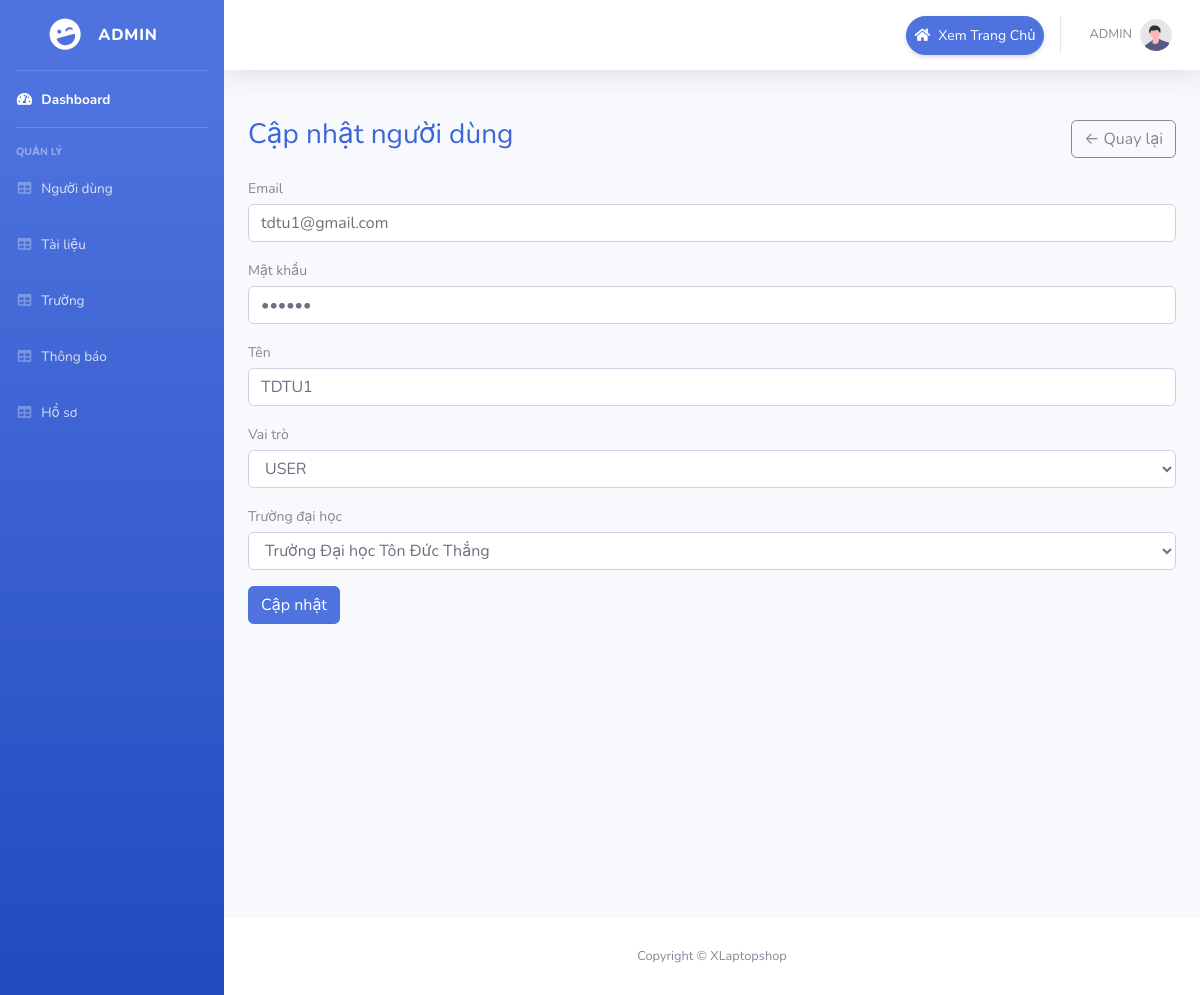
/admin/index.php?pg=updateuser&id=2 (signed in), run on the app's committed database.
### tables this page shows
CREATE TABLE `users` (
  `id` int NOT NULL,
  `email` varchar(255) NOT NULL,
  `password` varchar(255) NOT NULL,
  `name` varchar(255) NOT NULL,
  `role` varchar(255) NOT NULL,
  `university_id` int NOT NULL
);

CREATE TABLE `universities` (
  `id` int NOT NULL,
  `name` varchar(255) NOT NULL
);

### dao/pdo.php (called while the page is built, shortened)
<?php
function pdo_get_connection()
{
    $dburl = "mysql:host=localhost;dbname=university_portal;charset=utf8";
    $username = 'root';
    $password = '123456';
    $conn = new PDO($dburl, $username, $password);
    $conn->setAttribute(PDO::ATTR_ERRMODE, PDO::ERRMODE_EXCEPTION);
    return $conn;
}
function pdo_query($sql)
{
    $sql_args = array_slice(func_get_args(), 1);
    try {
        $conn = pdo_get_connection();
        $stmt = $conn->prepare($sql);
        $stmt->execute($sql_args);
        $rows = $stmt->fetchAll();
        return $rows;
    } catch (PDOException $e) {
        throw $e;
    } finally {
        unset($conn);
    }
}
function pdo_query_one($sql)
{
    $sql_args = array_slice(func_get_args(), 1);
    try {
        $conn = pdo_get_connection();
        $stmt = $conn->prepare($sql);
        $stmt->execute($sql_args);
        $row = $stmt->fetch(PDO::FETCH_ASSOC);
        return $row;
    } catch (PDOException $e) {
        throw $e;
    } finally {
        unset($conn);
    }
}

### dao/user.php (called while the page is built, shortened)
<?php
require_once 'pdo.php';
function get_user_by_id($id)
{
    $sql = "SELECT * FROM users WHERE id = ?";
    return pdo_query_one($sql, $id);
}

### dao/university.php (called while the page is built, shortened)
<?php
require_once 'pdo.php';
function get_all_universities()
{
    $sql = "SELECT * FROM universities";
    return pdo_query($sql);
}

### admin/view/user/updateuser.php (the view, shortened to what this page needs)
<?php
require_once __DIR__ . '/../../../dao/user.php';
require_once __DIR__ . '/../../../dao/university.php';
$id = isset($_GET['id']) ? (int)$_GET['id'] : 0;
$user = get_user_by_id($id);
$universities = get_all_universities();
?>
<div class="container mt-5 min-vh-100">
    <div class="d-flex justify-content-between align-items-center mb-3">
        <h3 style="color: rgb(60, 102, 215);">Cập nhật người dùng</h3>
        <a href="index.php?pg=users" class="btn btn-outline-secondary">← Quay lại</a>
    </div>
    <form action="index.php?pg=updateuser&id=<?= $id ?>" method="POST">
        <div class="mb-3">
            <label class="form-label">Email</label>
            <input type="email" name="email" class="form-control" value="<?= $user['email'] ?>" required>
        </div>
        <div class="mb-3">
            <label class="form-label">Mật khẩu</label>
            <input type="password" name="password" class="form-control" value="<?= $user['password'] ?>" required>
        </div>
        <div class="mb-3">
            <label class="form-label">Tên</label>
            <input type="text" name="name" class="form-control" value="<?= $user['name'] ?>" required>
        </div>
        <div class="mb-3">
            <label class="form-label">Vai trò</label>
            <select name="role" class="form-control" required>
                <option value="USER" <?= $user['role'] === 'USER' ? 'selected' : '' ?>>USER</option>
            </select>
        </div>
        <div class="mb-3">
            <label class="form-label">Trường đại học</label>
            <select name="university_id" class="form-control" required>
                <?php foreach ($universities as $university): ?>
                    <option value="<?= $university['id'] ?>" <?= $user['university_id'] == $university['id'] ? 'selected' : '' ?>>
                        <?= $university['name'] ?>
                    </option>
                <?php endforeach; ?>
            </select>
        </div>
        <button type="submit" name="updateuser" class="btn btn-primary">Cập nhật</button>
    </form>
</div>

### admin/layout/css/my-style.css (style rules this page uses)
.form-label { font-size: 14px; margin-bottom: 5px; }

### data on the page
users: email "tdtu1@gmail.com", name "TDTU1", role "USER", university_id "Trường Đại học Tôn Đức Thắng"
